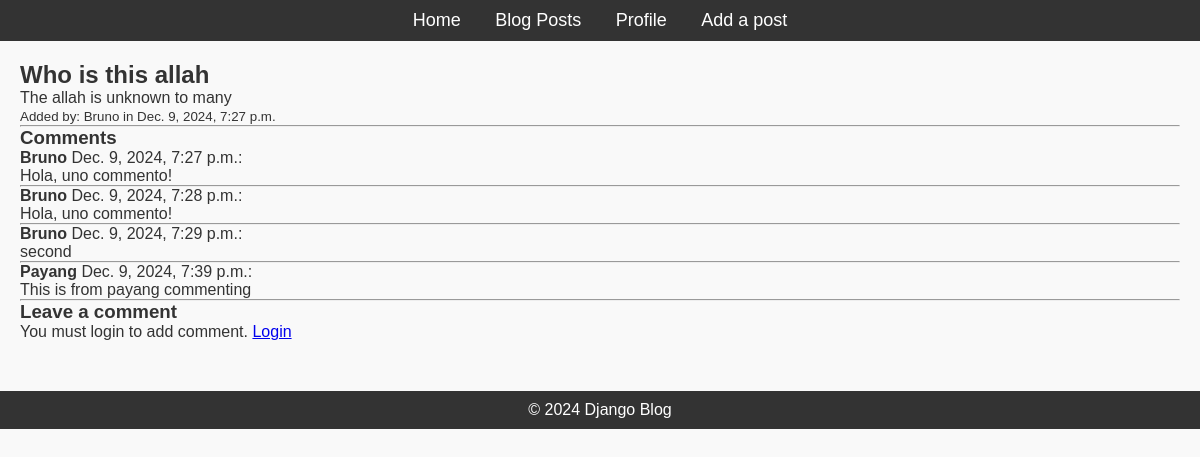
/posts/3/, run on the app's committed database.
### blog/models.py (models this page shows, shortened)
class Post(models.Model):
    title = models.CharField(max_length=200)
    content = models.TextField()
    published_date = models.DateTimeField(auto_now_add=True)
    author = models.ForeignKey(CustomUser, on_delete=models.CASCADE)
    tags = TaggableManager()

class CustomUser(AbstractUser):
    email = models.EmailField(unique=True)
    bio = models.TextField(null=True)

class Comment(models.Model):
    post = models.ForeignKey(Post,on_delete=models.CASCADE, related_name='comments')
    author = models.ForeignKey(CustomUser,on_delete=models.CASCADE)
    content = models.TextField()
    created_at = models.DateTimeField(auto_now_add=True)
    updated_at =  models.DateTimeField(auto_now=True)

### blog/views.py (the view)
# urls.py: path('posts/<int:pk>/',PostDetailView.as_view(),name='post-detail'),
class PostDetailView(DetailView):
    model = Post
    template_name = 'blog/post_detail.html'
    context_object_name = 'post'
    def get_context_data(self, **kwargs):
        context=  super().get_context_data(**kwargs)
        context['comments'] = self.object.comments.all()
        context['form'] = CommentForm()
        return context
    def post(self,request,*args,**kwargs):
        self.object = self.get_object()
        form = CommentForm(request.POST)
        if form.is_valid():
            comment = form.save(commit=False)
            comment.post = self.object
            comment.author = request.user
            comment.save()
            return redirect('post-detail',pk=self.object.pk)
        return self.get(request,*args,**kwargs)

### blog/templates/blog/post_detail.html (shortened to what this page needs)
{% extends 'blog/base.html' %} {% load static %} {% block content %}
<h2>{{post.title}}</h2>
<p>{{post.content}}</p>
<small>Added by: {{post.author}} in {{post.published_date}} </small>
<hr />
<h3>Comments</h3>
{% for comment in comments %}
<p><strong>{{comment.author}}</strong> {{comment.created_at}}:</p>
<p>{{comment.content}}</p>
<hr />
{%empty%}
<p>No comments added yet</p>
{% endfor %}
<h3>Leave a comment</h3>
{% if user.is_authenticated %}
<form method="post">
  {% csrf_token %} {{form.as_p}}
  <button type="submit">submit</button>
</form>
{% else %}
<p>You must login to add comment. <a href="{% url 'login' %}">Login</a></p>
{% endif %} {% endblock content %}

### blog/static/css/styles.css (style rules this page uses)
* { margin: 0; padding: 0; box-sizing: border-box; }
body { font-family: Arial, sans-serif; background-color: #f9f9f9; color: #333; }

### blog/templates/blog/base.html (style rules this page uses)
* { margin: 0; padding: 0; box-sizing: border-box; }
body { font-family: Arial, sans-serif; background-color: #f9f9f9; color: #333; }

### data on the page
Post: title "Who is this allah", content "The allah is unknown to many", author "Bruno", published_date "Dec. 9, 2024, 7:27 p.m."
Comment: author "Bruno", created_at "Dec. 9, 2024, 7:27 p.m.", content "Hola, uno commento!"
Comment: author "Bruno", created_at "Dec. 9, 2024, 7:28 p.m.", content "Hola, uno commento!"
Comment: author "Bruno", created_at "Dec. 9, 2024, 7:29 p.m.", content "second"
Comment: author "Payang", created_at "Dec. 9, 2024, 7:39 p.m.", content "This is from payang commenting"
